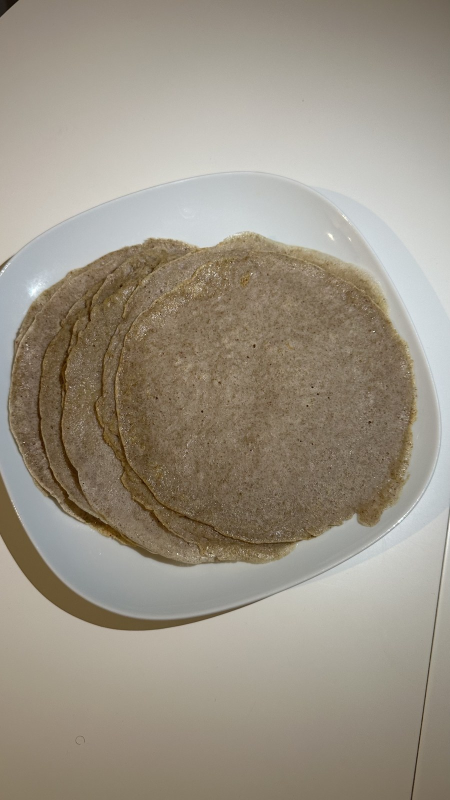
#> input picture _social/photos/pancakes-9355.jpg, 900 x 1600 px (shown at 1/2 size)
$ python -i feed.py   (imports and definitions only)
#> lines starting #> are read from the running program, lines starting #| are printed output that depends on the picture
from PIL import Image, ImageDraw, ImageFont
import os
F='/home/claude/nataliazutehealth/_social/fonts/'; O='/home/claude/nataliazutehealth/_social/out/'; C='/home/claude/reels/covers/'
REV='/tmp/claude-0/-home-claude/35ba8568-e60b-58ab-beae-64d7f9e3f4dc/scratchpad/review/'
CREAM=(244,238,227); FOREST=(35,57,44); MUTED=(74,90,78); RUST=(156,79,30); SAGE=(231,236,226)
TW,TH=276,368; XS=[30,312,594]; YS=[150,560,970,1380]
def f(n,s): return ImageFont.truetype(F+n,s)
def tile(src):
#> called with src = '../photos/pancakes-9355.jpg'
    im=Image.open(src).convert('RGB'); w,h=im.size
#> in tile, im is the input picture: PIL image 900x1600 RGB; mean R, G, B 155, 146.8, 132.7
#> after `w, h = im.size`: w = 900; h = 1600
    th=int(w*4/3)
#> th = 1200
    if th<=h: im=im.crop((0,(h-th)//2,w,(h-th)//2+th))
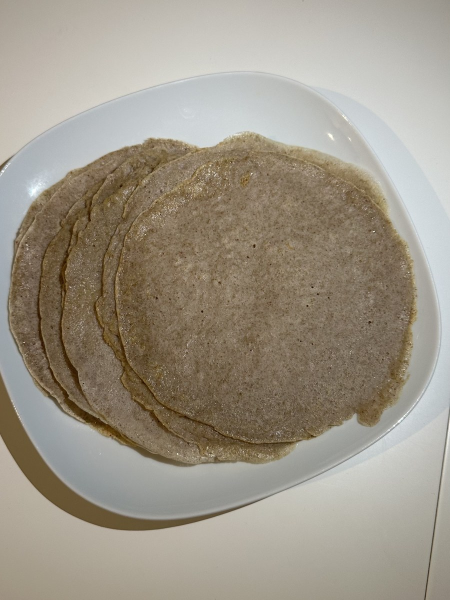
#> im: PIL image 900x1200 RGB (shown at 1/2 size); mean R, G, B 157.1, 149.1, 135
    else:
        tw=int(h*3/4); im=im.crop(((w-tw)//2,0,(w-tw)//2+tw,h))
    return im.resize((TW,TH),Image.LANCZOS)
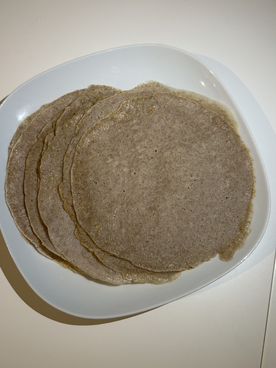
#> returned value: PIL image 276x368 RGB; mean R, G, B 157.1, 149.1, 135
def oldtile(lang,col,row):
    im=Image.open(REV+f'feed-{lang}.png').convert('RGB'); x=[30,312,594][col]; y=[128,538,948,1358][row]
    return im.crop((x,y,x+TW,y+TH))
# [8 lines left out: function talking, not called in this run]
def play(d,x,y):
    d.polygon([(x+TW-30,y+12),(x+TW-30,y+34),(x+TW-12,y+23)],fill=(255,255,255))
def pin(d,x,y,lang):
    txt='PINNED' if lang=='en' else 'ЗАКРЕПЛЁН'; ft=f('Jost-Medium.ttf',12); w=d.textlength(txt,font=ft)
    d.rounded_rectangle([x+TW-w-26,y+10,x+TW-10,y+32],radius=11,fill=RUST); d.text((x+TW-w-18,y+14),txt,font=ft,fill=(251,248,242))
# [27 lines left out: function build, not called in this run]
# [1 line not run here, left out]

>>> result = tile('../photos/pancakes-9355.jpg')

$ run again, on _social/photos/pancakes-9359.jpg
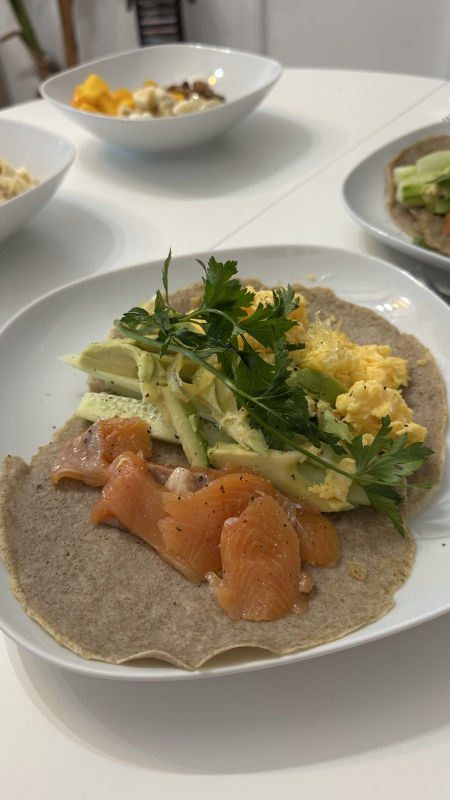
#> input picture _social/photos/pancakes-9359.jpg, 900 x 1600 px (shown at 1/2 size)
#> in tile, im is the input picture: PIL image 900x1600 RGB; mean R, G, B 152, 141.6, 119.3
#> in tile, `if th<=h: im=im.crop((0,(h-th)//2,w,(h-th)//2+th))`:
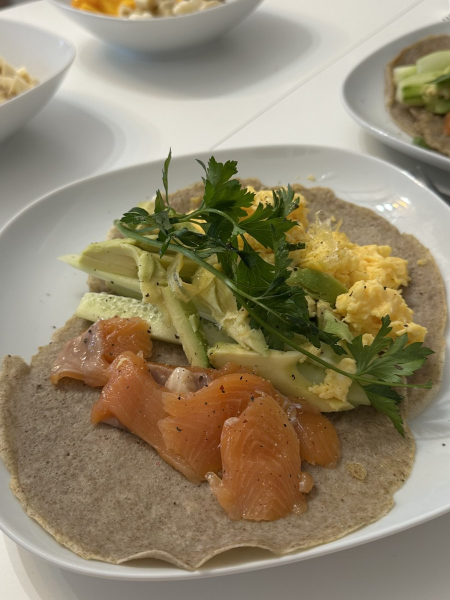
#> im: PIL image 900x1200 RGB (shown at 1/2 size); mean R, G, B 146.1, 134.1, 107.6
#> in tile, `return im.resize((TW,TH),Image.LANCZOS)`:
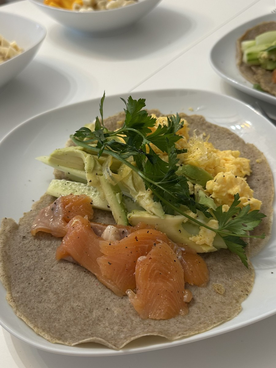
#> returned value: PIL image 276x368 RGB; mean R, G, B 146.1, 134.1, 107.6

$ run again, on _social/photos/pancakes-9360.jpg
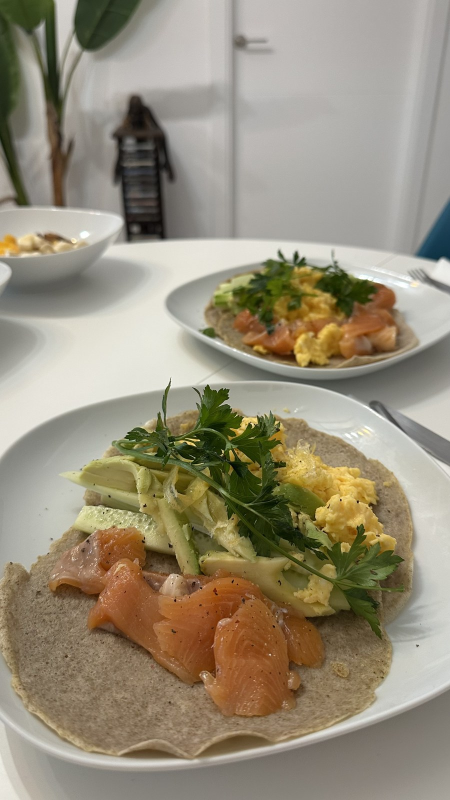
#> input picture _social/photos/pancakes-9360.jpg, 900 x 1600 px (shown at 1/2 size)
#> in tile, im is the input picture: PIL image 900x1600 RGB; mean R, G, B 150.4, 141.4, 120.9
#> in tile, `if th<=h: im=im.crop((0,(h-th)//2,w,(h-th)//2+th))`:
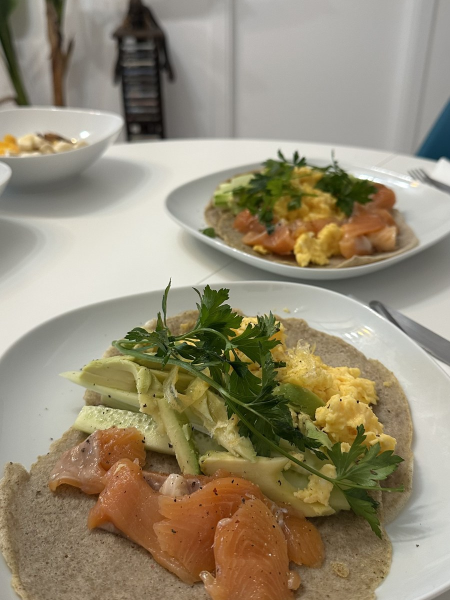
#> im: PIL image 900x1200 RGB (shown at 1/2 size); mean R, G, B 149.6, 139.5, 116
#> in tile, `return im.resize((TW,TH),Image.LANCZOS)`:
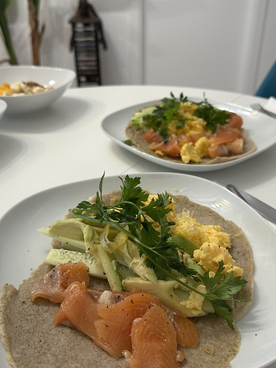
#> returned value: PIL image 276x368 RGB; mean R, G, B 149.6, 139.5, 116.1
